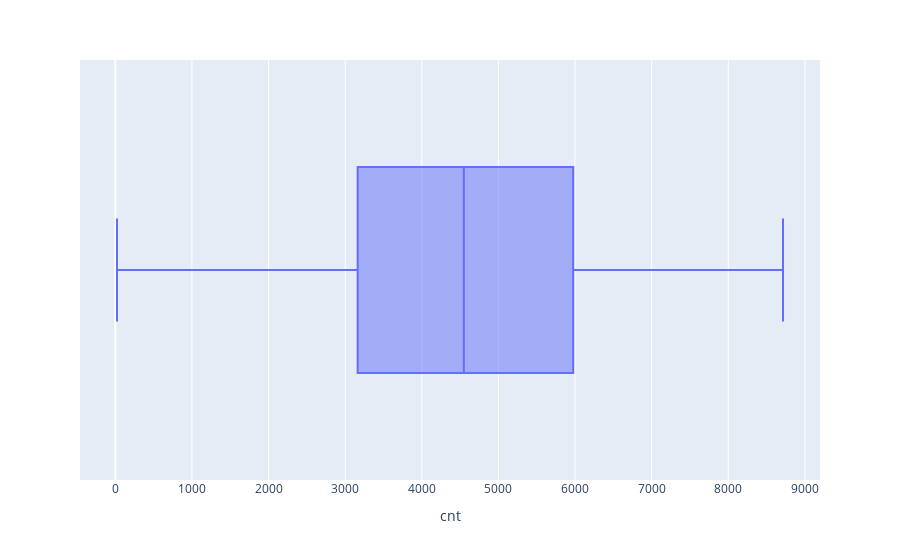

The notebook cell saved with this chart:
### Code cell
#Plotting the boxplot for cnt to check for outliers
fig = px.box(bike_df, x="cnt")
fig.show()

### Figure 1 — Plotly figure (JSON) as saved in the notebook; plotly's stock layout.template omitted (floating-point values rounded to 4 significant figures; data arrays with more than 128 entries replaced by an {"elided": "..."} marker saying what was removed)
{"data": [{"alignmentgroup": "True", "hovertemplate": "cnt=%{x}<extra></extra>", "legendgroup": "", "marker": {"color": "#636efa"}, "name": "", "notched": false, "offsetgroup": "", "orientation": "h", "showlegend": false, "type": "box", "x": {"elided": "730 int values"}, "x0": " ", "xaxis": "x", "y0": " ", "yaxis": "y"}], "layout": {"boxmode": "group", "legend": {"tracegroupgap": 0}, "margin": {"t": 60}, "xaxis": {"anchor": "y", "domain": [0, 1], "title": {"text": "cnt"}}, "yaxis": {"anchor": "x", "domain": [0, 1]}}}
